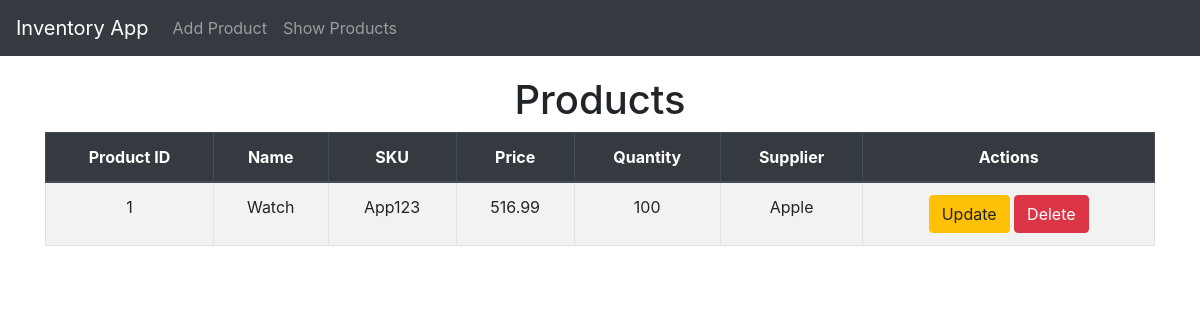
The page /list/ on the database as committed earlier.
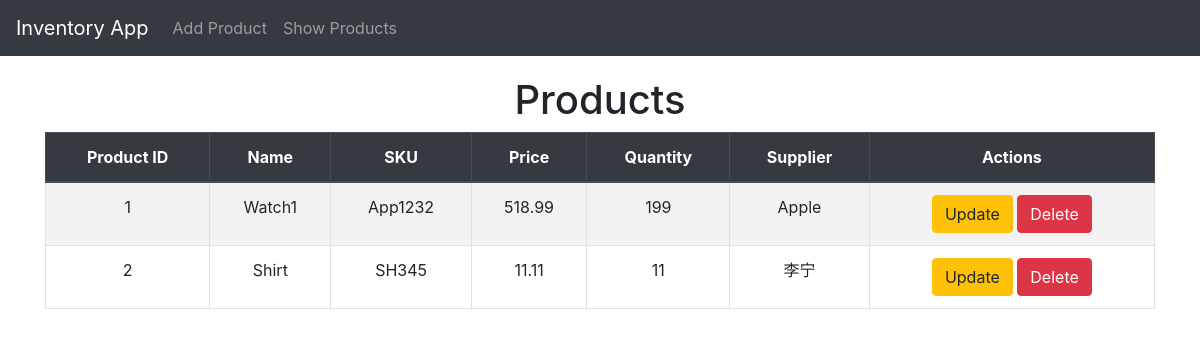
The same page on the database as committed later.
### invApp/models.py (models this page shows, shortened)
class Product(models.Model):
    product_id = models.AutoField(primary_key = True)
    name = models.CharField(max_length = 100)
    sku = models.CharField(max_length = 50, unique = True)
    price = models.FloatField()
    quantity = models.IntegerField()
    supplier = models.CharField(max_length = 100)

### invApp/views.py (the view)
# urls.py: path('list/', views.product_list_view, name='product_list'),
def product_list_view(request):
    products = Product.objects.all()
    return render(request, 'invApp/product_list.html', {'products': products})

### invApp/templates/invApp/product_list.html (shortened to what this page needs)
{% extends "invApp/layout.html" %}
{% block content %}
    <h1 class="text-center">
        Products
    </h1>
    <table class="table table-bordered table-striped text-center">
        <thead class="thead-dark">
            <tr>
                <th>Product ID</th>
                <th>Name</th>
                <th>SKU</th>
                <th>Price</th>
                <th>Quantity</th>
                <th>Supplier</th>
                <th>Actions</th>
            </tr>
        </thead>
        <tbody>
            {% for product in products %}
            <tr>
                <td>{{product.product_id}}</td>
                <td>{{product.name}}</td>
                <td>{{product.sku}}</td>
                <td>{{product.price}}</td>
                <td>{{product.quantity}}</td>
                <td>{{product.supplier}}</td>
            <td>
                <a href="{% url 'product_update' product.product_id %}"
                class="btn btn-warning">
                    Update
                </a>
                <a href="{% url 'product_delete' product.product_id %}"
                class="btn btn-danger">
                    Delete
                </a>
            </td>
            </tr>
            {% endfor %}
        </tbody>
    </table>
{% endblock content %}

### invApp/templates/invApp/layout.html (shortened to what this page needs)
<!DOCTYPE html>
<html lang="en">
<head>
    <link href="https://cdn.jsdelivr.net/npm/bootstrap@4.5.2/dist/css/bootstrap.min.css" rel="stylesheet">
</head>
<body>
    <nav class = "navbar navbar-expand-lg navbar-dark fixed-top">
        <a href="{%url 'home'%}" class="navbar-brand">
            Inventory App
        </a>
        <div class="collapse navbar-collapse" id="navbarNav">
            <ul class="navbar-nav">
                <li class="nav-item">
                    <a href="{% url 'product_create' %}" class="nav-link">
                        Add Product
                    </a>
                </li>
                <li class="nav-item">
                    <a href="{% url 'product_list' %}" class="nav-link">
                        Show Products
                    </a>
                </li>
            </ul>
        </div>
    </nav>
    <div class="container">
        {% block content %}
        {% endblock %}
    </div>
</body>
</html>

### invApp/templates/invApp/layout.html (style rules this page uses)
body { padding-top: 56px; }
.navbar { background-color: #343a40; }
.container { margin-top: 20px; }
.table th, .table td { vertical-align: center; }

Rows that differ between the two databases and show on the page:
changed Product "Apple": name "Watch" → "Watch1"; sku "App123" → "App1232"; price "516.99" → "518.99"; quantity "100" → "199"
added Product: product_id "2", name "Shirt", sku "SH345", price "11.11", quantity "11", supplier "李宁"
